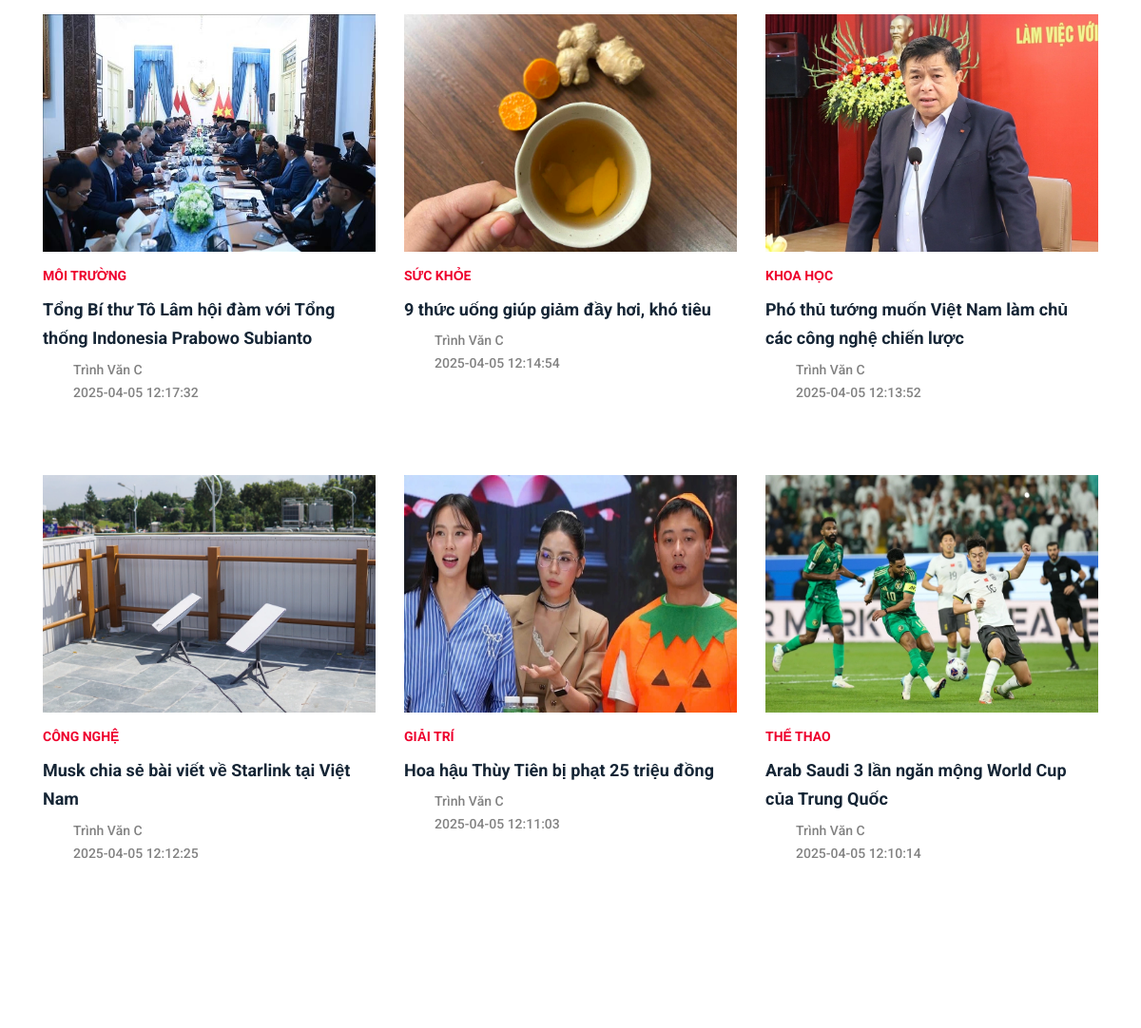
Page /user/index.php (middle part) on the earlier database version.
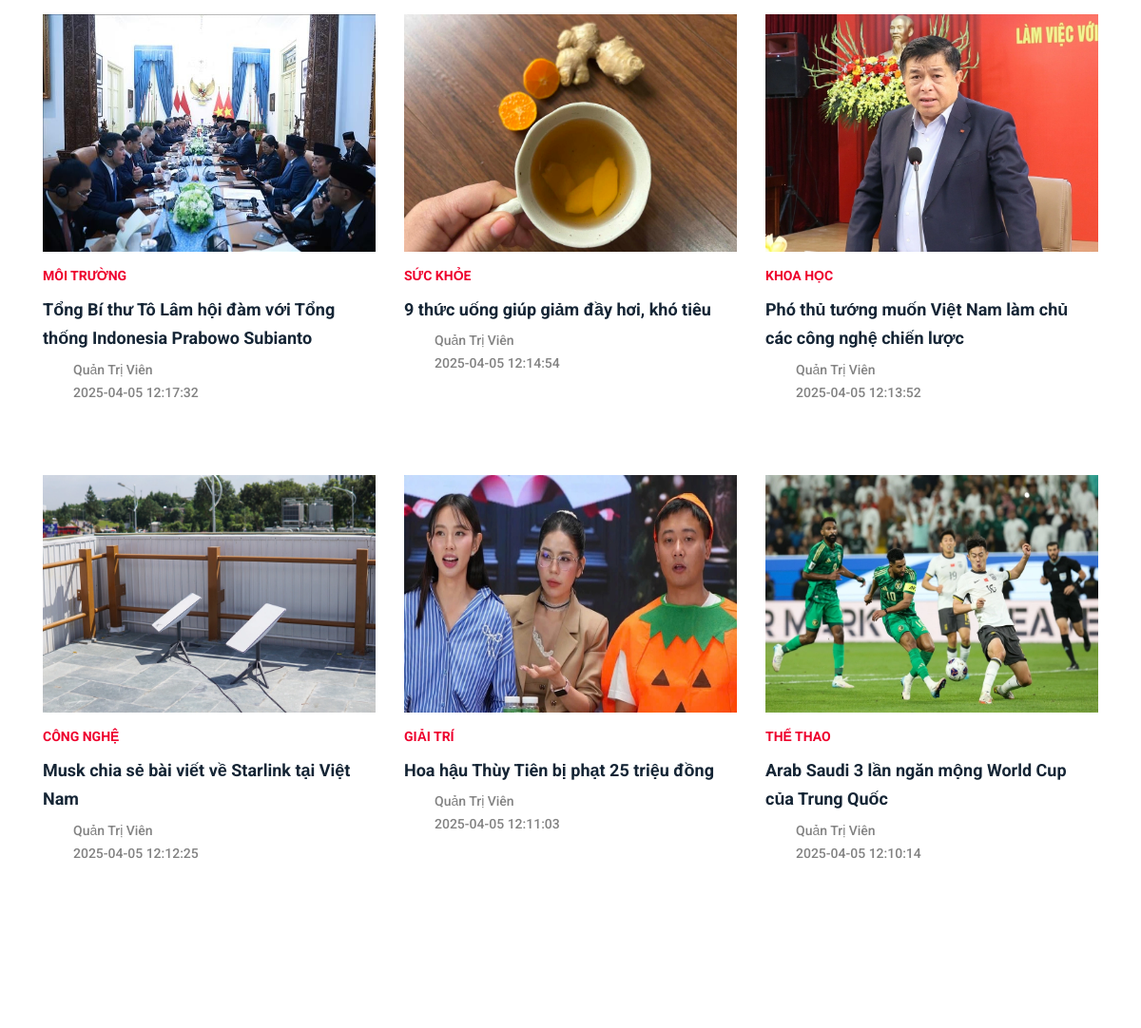
Same page on the later database version.
### tables this page shows
CREATE TABLE `tintuc` (
  `id` int(11) NOT NULL,
  `chude_id` int(11) DEFAULT NULL,
  `tieude` varchar(255) NOT NULL,
  `anh` varchar(500) NOT NULL,
  `noidung` text DEFAULT NULL,
  `ngay` datetime NOT NULL DEFAULT current_timestamp(),
  `nguoidung_id` int(11) NOT NULL,
  `trangthai` int(11) DEFAULT 1
);

CREATE TABLE `chude` (
  `id` int(11) NOT NULL,
  `ten` varchar(255) NOT NULL
);

CREATE TABLE `nguoidung` (
  `id` int(11) NOT NULL,
  `hoten` varchar(250) NOT NULL,
  `email` varchar(250) NOT NULL,
  `taikhoan` varchar(255) NOT NULL,
  `matkhau` varchar(255) NOT NULL,
  `vaitro` int(11) NOT NULL
);

### user/index.php (the view, shortened to what this page needs)
<!DOCTYPE html>
<html lang="en">
<head>
    <?php include('inc/head.php') ?>
</head>
<body>
    <?php include('inc/header.php') ?>
    <div class="popular-news-area section-padding-80-50">
        <div class="container">
            <div class="row mt-3">
                <div class="col-12 col-lg-12">
                    <div class="row">
                        <?php
                        $tintuc = "SELECT a.*, b.ten , c.hoten
                            FROM tintuc as a, chude as b, nguoidung c
                            WHERE a.chude_id = b.id and a.nguoidung_id = c.id
                            ORDER BY a.id DESC
                            LIMIT 9";
                        $resultbd = mysqli_query($connect, $tintuc);
                        while ($bd = mysqli_fetch_array($resultbd, MYSQLI_ASSOC)) {
                        ?>
                            <div class="col-12 col-md-4">
                                <div class="single-blog-post style-3">
                                    <div class="post-thumb">
                                        <a href="chitiet.php?id=<?php echo $bd['id'] ?>"><img style="width: 100%;height: 250px;" src="../admin/image/<?php echo $bd['anh'] ?>" alt=""></a>
                                    </div>
                                    <div class="post-data" style="height: 220px;">
                                        <a href="chude.php?id=<?php echo $bd['chude_id'] ?>" class="post-catagory"><?php echo $bd['ten'] ?></a>
                                        <a href="chitiet.php?id=<?php echo $bd['id'] ?>" class="post-title">
                                            <h6><?php echo $bd['tieude'] ?></h6>
                                        </a>
                                        <div class="post-meta align-items-center" style="margin-top: -20px; margin-bottom : 10px">
                                            <a href="hoso.php?id=<?php echo $bd['nguoidung_id'] ?>" class="post-comment"> <span><?php echo $bd['hoten'] ?></span></a>
                                        </div>
                                        <div class="post-meta align-items-center">
                                            <a href="#" class="post-comment"> <span><?php echo $bd['ngay'] ?></span></a>
                                        </div>
                                    </div>
                                </div>
                            </div>
                        <?php } ?>
                    </div>
                </div>
            </div>
        </div>
    </div>
    <?php include('inc/footer.php') ?>
</body>
</html>

### user/inc/head.php (shortened to what this page needs)
<link rel="stylesheet" href="style.css">

### user/inc/footer.php (shortened to what this page needs)
<div class="footer-add-area">
    </div>

### user/style.css (style rules this page uses)
* { margin: 0; padding: 0; }
body { font-family: "Roboto", sans-serif; font-size: 14px; }
h1, h2, h3, h4, h5, h6 { color: #152535; line-height: 1.3; font-weight: 700; }
a, a:hover, a:focus { -webkit-transition-duration: 500ms; transition-duration: 500ms; text-decoration: none; outline: 0 solid transparent; color: #1c1c1c; font-weight: 500; font-size: 14px; color: #828282; }
img { height: auto; max-width: 100%; }
.section-padding-80-50 { padding-top: 80px; padding-bottom: 50px; }
.single-blog-post { position: relative; z-index: 1; }
.single-blog-post .post-thumb a { display: block; }
.single-blog-post .post-data { padding: 30px 0; }
.single-blog-post .post-data .post-catagory { font-size: 14px; color: #ee002d; text-transform: uppercase; font-weight: 700; margin-bottom: 10px; display: block; }
.single-blog-post .post-data .post-title { display: block; }
.single-blog-post .post-data .post-title h6 { -webkit-transition-duration: 500ms; transition-duration: 500ms; line-height: 1.9; }
.single-blog-post .post-data .post-meta .post-comment { margin-left: 20px; display: -webkit-box; display: -ms-flexbox; display: flex; -webkit-box-align: flex-end; -ms-flex-align: flex-end; -ms-grid-row-align: flex-end; align-items: flex-end; }
.single-blog-post .post-data .post-meta .post-comment span { line-height: 1; margin-left: 15px; }
.single-blog-post.style-3 { margin-bottom: 15px; }
.single-blog-post.style-3 .post-data { padding: 15px 0; }
.single-blog-post.style-3 .post-data .post-title h6 { font-size: 18px; line-height: 1.7; margin-bottom: 30px; }
.footer-add-area { position: relative; z-index: 1; padding: 50px 0; }

Differences in the rows shown:
changed tintuc "Tổng Bí thư Tô Lâm hội đàm với Tổng thống Indonesia Prabowo Subianto": nguoidung.hoten "Trình Văn C" → "Quản Trị Viên"
changed tintuc "9 thức uống giúp giảm đầy hơi, khó tiêu": nguoidung.hoten "Trình Văn C" → "Quản Trị Viên"
changed tintuc "Phó thủ tướng muốn Việt Nam làm chủ các công nghệ chiến lược": nguoidung.hoten "Trình Văn C" → "Quản Trị Viên"
changed tintuc "Musk chia sẻ bài viết về Starlink tại Việt Nam": nguoidung.hoten "Trình Văn C" → "Quản Trị Viên"
changed tintuc "Hoa hậu Thùy Tiên bị phạt 25 triệu đồng": nguoidung.hoten "Trình Văn C" → "Quản Trị Viên"
changed tintuc "Arab Saudi 3 lần ngăn mộng World Cup của Trung Quốc": nguoidung.hoten "Trình Văn C" → "Quản Trị Viên"
